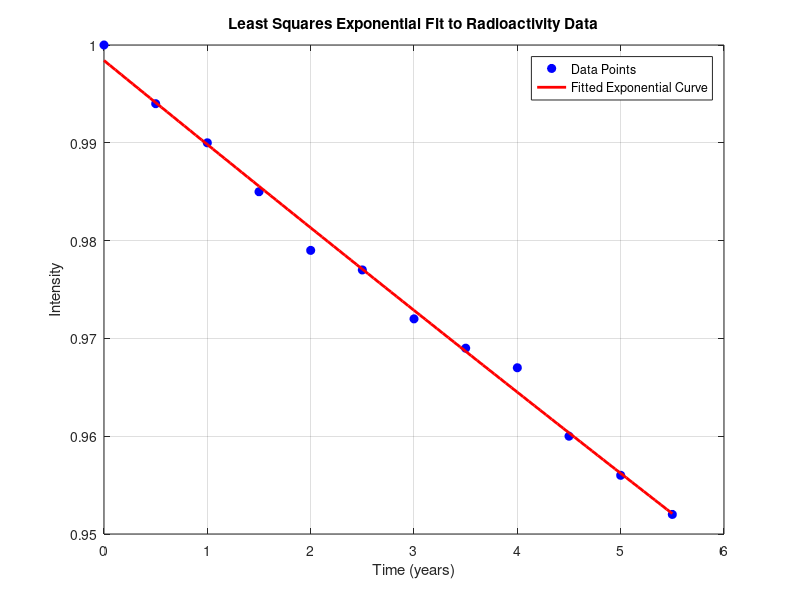

MATLAB code for this plot:
% Matlab script for curve fitting
t = [0; 0.5; 1; 1.5; 2; 2.5; 3; 3.5; 4; 4.5; 5; 5.5];
y = [1.000; 0.994; 0.990; 0.985; 0.979; 0.977; 0.972; 0.969; 0.967; 0.960; 0.956; 0.952];
% Part (a): Use Linearization and Manual Normal Equations
Z = log(y);
% Compute sums needed for the normal equations
n = length(t);
sum_t = sum(t);
sum_z = sum(Z);
sum_tz = sum(t .* Z);
sum_t2 = sum(t .^2);
% Set up the normal equations
% [n sum_t ] [b] = [sum_z ]
% [sum_t sum_t2] [a] = [sum_tz]
% Create matrices
A = [n, sum_t; sum_t, sum_t2];
b_vec = [sum_z; sum_tz];
% Solve for coefficients
coefficients = A \ b_vec;
b = coefficients(1);
a = coefficients(2);
% Compute k and beta
k = -a; % since Z = a * t + b, and Z = log(y) = -k * t + log(beta)
beta = exp(b);
fprintf('Estimated parameters using manual normal equations:\n');
fprintf('Beta = %.6f\n', beta);
fprintf('k = %.6f\n', k);
% Part (b): Compute the RMS error
y_fitted = beta * exp(-k * t);
residuals = y - y_fitted;
RMS_error = sqrt(mean(residuals.^2));
fprintf('RMS error of the fit: %.6e\n', RMS_error);
% Part (c): Plot the data and the fitted curve
t_fit = linspace(min(t), max(t), 100);
y_fit = beta * exp(-k * t_fit);
figure;
plot(t, y, 'bo', 'MarkerFaceColor', 'b', 'DisplayName', 'Data Points');
hold on;
plot(t_fit, y_fit, 'r-', 'LineWidth', 2, 'DisplayName', 'Fitted Exponential Curve');
hold off;
xlabel('Time (years)');
ylabel('Intensity');
title('Least Squares Exponential Fit to Radioactivity Data');
legend('Location', 'best');
grid on;
% Part (d): Estimate the radioactive half-life
half_life = log(2) / k;
fprintf('Estimated radioactive half-life: %.6f years\n', half_life);